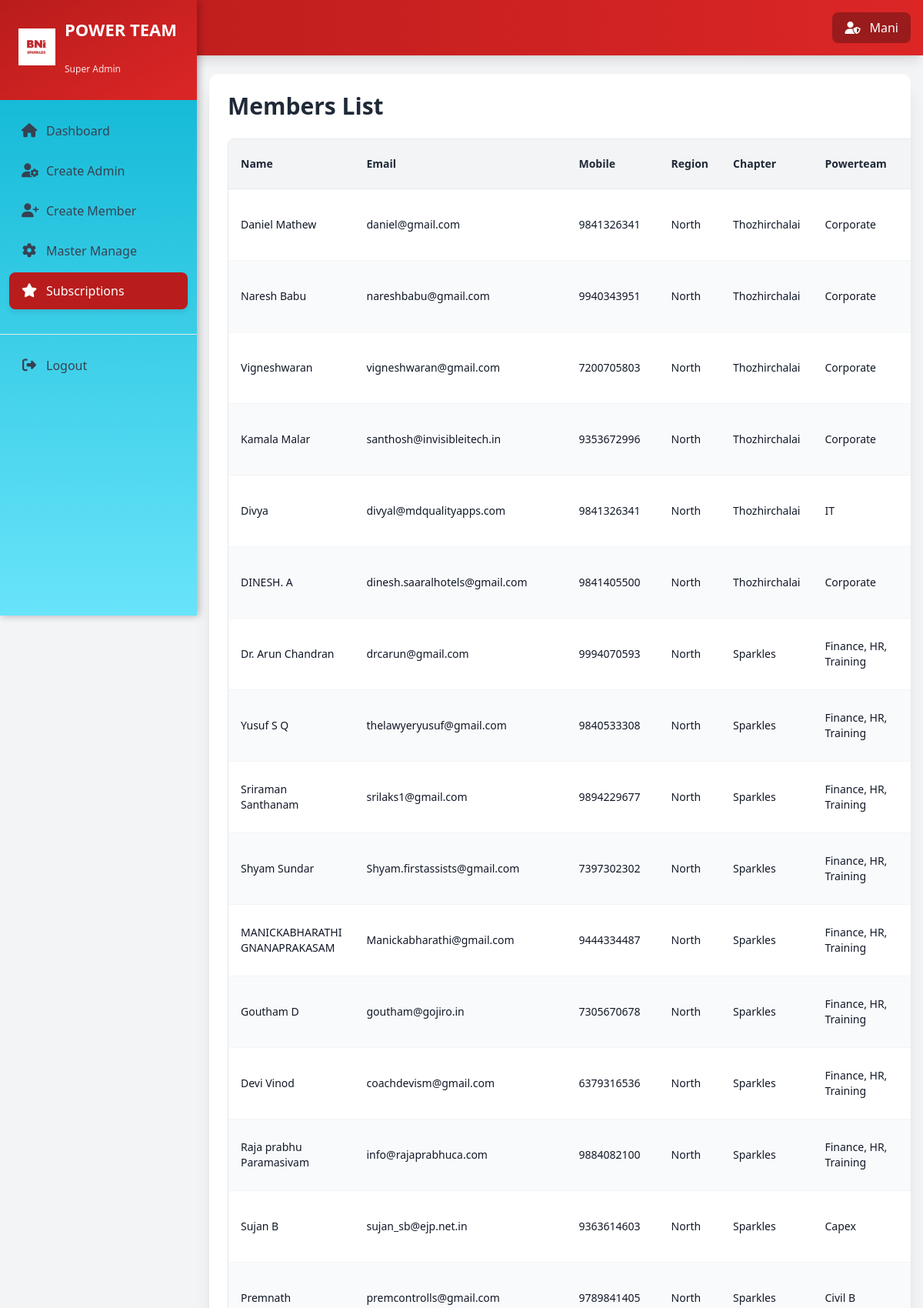
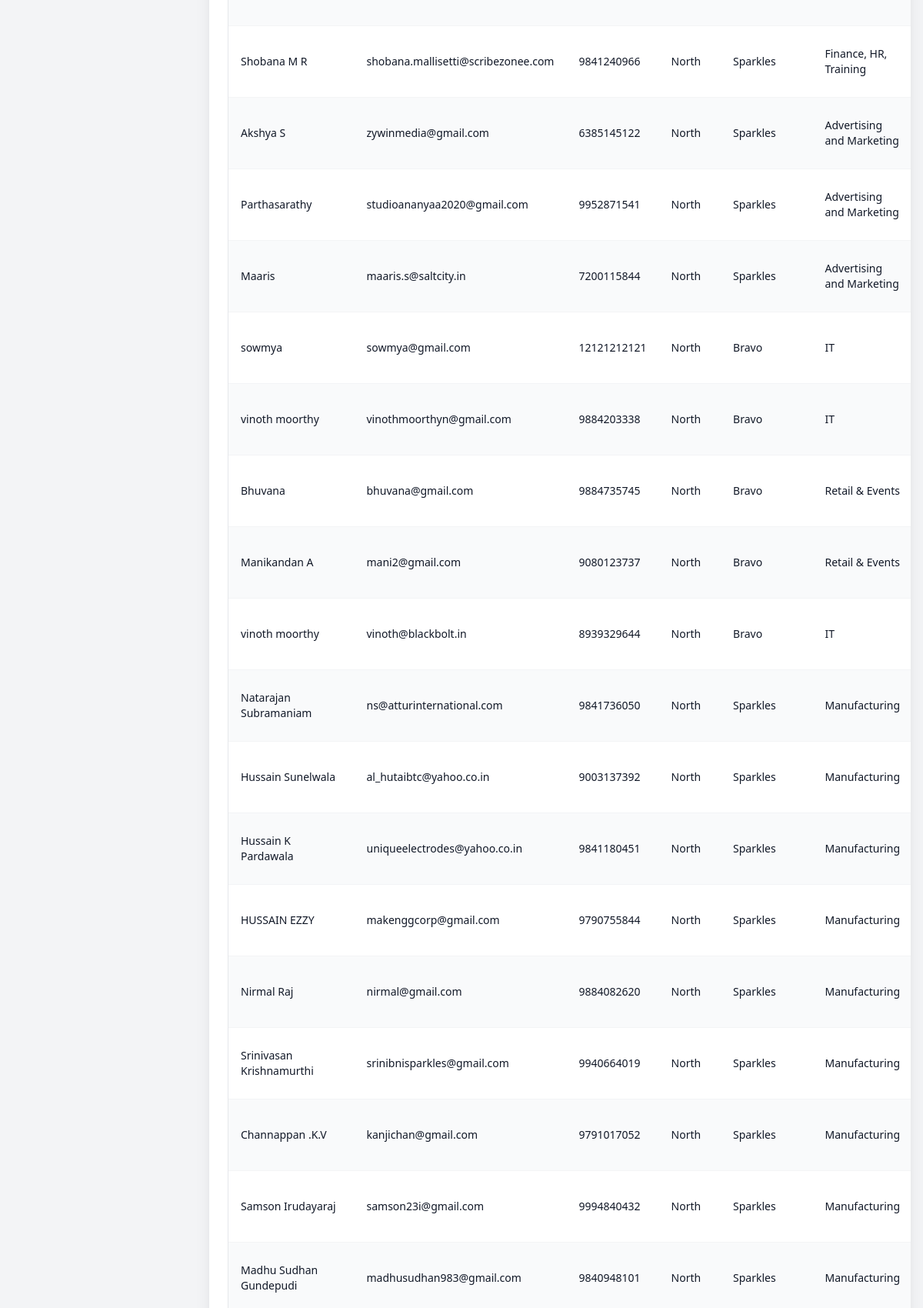
Screenshot of /super_admin/subscriptions.php (signed in, upper part) with the database file from the repository (2 pictures, top to bottom).
### tables this page shows
CREATE TABLE `members` (
  `id` int(11) NOT NULL,
  `name` varchar(100) NOT NULL,
  `region` varchar(100) DEFAULT NULL,
  `powerteam` varchar(100) DEFAULT NULL,
  `category` varchar(100) DEFAULT NULL,
  `email` varchar(100) DEFAULT NULL,
  `mobile` varchar(20) DEFAULT NULL,
  `chapter` varchar(100) DEFAULT NULL,
  `chapter_access` tinyint(1) NOT NULL DEFAULT 0,
  `password` varchar(255) NOT NULL,
  `status` int(11) NOT NULL DEFAULT 1,
  `sub_date` date NOT NULL DEFAULT current_timestamp()
);

CREATE TABLE `region` (
  `id` int(20) NOT NULL,
  `rvalue` varchar(20) NOT NULL
);

CREATE TABLE `chapters` (
  `id` int(20) NOT NULL,
  `svalue` varchar(20) NOT NULL,
  `image` varchar(255) DEFAULT NULL,
  `sub_date` date NOT NULL DEFAULT current_timestamp()
);

CREATE TABLE `powerteam` (
  `id` int(30) NOT NULL,
  `pvalue` varchar(30) NOT NULL
);

### super_admin/subscriptions.php (the view, shortened to what this page needs)
<?php
include '../config.php';
$stmt = $conn->prepare("
    SELECT
        m.*,
        r.rvalue AS region_name,
        c.svalue AS chapter_name,
        p.pvalue AS powerteam_name
    FROM members m
    LEFT JOIN region r ON m.region = r.id
    LEFT JOIN chapters c ON m.chapter = c.id
    LEFT JOIN powerteam p ON m.powerteam = p.id
    WHERE m.status = 1
    ORDER BY m.id DESC
");
$stmt->execute();
$members = $stmt->fetchAll(PDO::FETCH_ASSOC);
?>
<!DOCTYPE html>
<html lang="en">
<head>
    <link href="https://cdn.jsdelivr.net/npm/tailwindcss@2.2.19/dist/tailwind.min.css" rel="stylesheet">
</head>
<body class="bg-gray-100 text-gray-900">
    <?php include './partials/header.php'; ?>
<main class="max-w-7xl mx-auto py-8 px-4">
    <div class="bg-white shadow-xl rounded-xl p-6 overflow-x-auto">
        <h2 class="text-3xl font-bold text-gray-800 mb-6">Members List</h2>
        <div class="min-w-full inline-block align-middle">
            <div class="overflow-x-auto rounded-lg border border-gray-200">
                <table class="min-w-full divide-y divide-gray-200 text-sm text-left">
                    <thead class="bg-gray-100 text-gray-800">
                        <tr>
                            <th class="px-4 py-3 font-semibold">Name</th>
                            <th class="px-4 py-3 font-semibold">Email</th>
                            <th class="px-4 py-3 font-semibold">Mobile</th>
                            <th class="px-4 py-3 font-semibold">Region</th>
                            <th class="px-4 py-3 font-semibold">Chapter</th>
                            <th class="px-4 py-3 font-semibold">Powerteam</th>
                        </tr>
                    </thead>
                    <tbody class="divide-y divide-gray-100">
                        <?php foreach ($members as $index => $row): ?>
                            <tr class="<?= $index % 2 === 0 ? 'bg-white' : 'bg-gray-50' ?> hover:bg-green-50 transition">
                                <td class="px-4 py-3"><?= htmlspecialchars($row['name']); ?></td>
                                <td class="px-4 py-3"><?= htmlspecialchars($row['email']); ?></td>
                                <td class="px-4 py-3"><?= htmlspecialchars($row['mobile']); ?></td>
                                <td class="px-4 py-3"><?= $row['region_name'] ?? '-'; ?></td>
                                <td class="px-4 py-3"><?= $row['chapter_name'] ?? '-'; ?></td>
                                <td class="px-4 py-3"><?= $row['powerteam_name'] ?? '-'; ?></td>
                            </tr>
                        <?php endforeach; ?>
                    </tbody>
                </table>
            </div>
        </div>
    </div>
</main>
</body>
</html>

### super_admin/css/sidebar.css (style rules this page uses)
body { margin: 0; font-family: "Segoe UI", Tahoma, Geneva, Verdana, sans-serif; background: #f8f9fa; color: #333; overflow-x: hidden; }
main { padding: 25px; transition: margin-left 0.3s ease; }

### rows the page displays
members: name "Daniel Mathew", email "daniel@gmail.com", mobile "9841326341", region.rvalue "North", chapters.svalue "Thozhirchalai", powerteam.pvalue "Corporate"
members: name "Naresh Babu", email "nareshbabu@gmail.com", mobile "9940343951", region.rvalue "North", chapters.svalue "Thozhirchalai", powerteam.pvalue "Corporate"
members: name "Vigneshwaran", email "vigneshwaran@gmail.com", mobile "7200705803", region.rvalue "North", chapters.svalue "Thozhirchalai", powerteam.pvalue "Corporate"
members: name "Kamala Malar", email "santhosh@invisibleitech.in", mobile "9353672996", region.rvalue "North", chapters.svalue "Thozhirchalai", powerteam.pvalue "Corporate"
members: name "Divya", email "divyal@mdqualityapps.com", mobile "9841326341", region.rvalue "North", chapters.svalue "Thozhirchalai", powerteam.pvalue "IT"
members: name "DINESH. A", email "dinesh.saaralhotels@gmail.com", mobile "9841405500", region.rvalue "North", chapters.svalue "Thozhirchalai", powerteam.pvalue "Corporate"
members: name "Dr. Arun Chandran", email "drcarun@gmail.com", mobile "9994070593", region.rvalue "North", chapters.svalue "Sparkles", powerteam.pvalue "Finance, HR, Training"
members: name "Yusuf S Q", email "thelawyeryusuf@gmail.com", mobile "9840533308", region.rvalue "North", chapters.svalue "Sparkles", powerteam.pvalue "Finance, HR, Training"
members: name "Sriraman Santhanam", email "srilaks1@gmail.com", mobile "9894229677", region.rvalue "North", chapters.svalue "Sparkles", powerteam.pvalue "Finance, HR, Training"
members: name "Shyam Sundar", email "Shyam.firstassists@gmail.com", mobile "7397302302", region.rvalue "North", chapters.svalue "Sparkles", powerteam.pvalue "Finance, HR, Training"
members: name "MANICKABHARATHI GNANAPRAKASAM", email "Manickabharathi@gmail.com", mobile "9444334487", region.rvalue "North", chapters.svalue "Sparkles", powerteam.pvalue "Finance, HR, Training"
members: name "Goutham D", email "goutham@gojiro.in", mobile "7305670678", region.rvalue "North", chapters.svalue "Sparkles", powerteam.pvalue "Finance, HR, Training"
members: name "Devi Vinod", email "coachdevism@gmail.com", mobile "6379316536", region.rvalue "North", chapters.svalue "Sparkles", powerteam.pvalue "Finance, HR, Training"
members: name "Raja prabhu Paramasivam", email "info@rajaprabhuca.com", mobile "9884082100", region.rvalue "North", chapters.svalue "Sparkles", powerteam.pvalue "Finance, HR, Training"
members: name "Sujan B", email "sujan_sb@ejp.net.in", mobile "9363614603", region.rvalue "North", chapters.svalue "Sparkles", powerteam.pvalue "Capex"
members: name "Premnath", email "premcontrolls@gmail.com", mobile "9789841405", region.rvalue "North", chapters.svalue "Sparkles", powerteam.pvalue "Civil B"
members: name "Shobana M R", email "shobana.mallisetti@scribezonee.com", mobile "9841240966", region.rvalue "North", chapters.svalue "Sparkles", powerteam.pvalue "Finance, HR, Training"
members: name "Akshya S", email "zywinmedia@gmail.com", mobile "6385145122", region.rvalue "North", chapters.svalue "Sparkles", powerteam.pvalue "Advertising and Marketing"
members: name "Parthasarathy", email "studioananyaa2020@gmail.com", mobile "9952871541", region.rvalue "North", chapters.svalue "Sparkles", powerteam.pvalue "Advertising and Marketing"
members: name "Maaris", email "maaris.s@saltcity.in", mobile "7200115844", region.rvalue "North", chapters.svalue "Sparkles", powerteam.pvalue "Advertising and Marketing"
members: name "sowmya", email "sowmya@gmail.com", mobile "12121212121", region.rvalue "North", chapters.svalue "Bravo", powerteam.pvalue "IT"
members: name "vinoth moorthy", email "vinothmoorthyn@gmail.com", mobile "9884203338", region.rvalue "North", chapters.svalue "Bravo", powerteam.pvalue "IT"
members: name "Bhuvana", email "bhuvana@gmail.com", mobile "9884735745", region.rvalue "North", chapters.svalue "Bravo", powerteam.pvalue "Retail & Events"
members: name "Manikandan A", email "mani2@gmail.com", mobile "9080123737", region.rvalue "North", chapters.svalue "Bravo", powerteam.pvalue "Retail & Events"
members: name "vinoth moorthy", email "vinoth@blackbolt.in", mobile "8939329644", region.rvalue "North", chapters.svalue "Bravo", powerteam.pvalue "IT"
members: name "Natarajan Subramaniam", email "ns@atturinternational.com", mobile "9841736050", region.rvalue "North", chapters.svalue "Sparkles", powerteam.pvalue "Manufacturing"
members: name "Hussain Sunelwala", email "al_hutaibtc@yahoo.co.in", mobile "9003137392", region.rvalue "North", chapters.svalue "Sparkles", powerteam.pvalue "Manufacturing"
members: name "Hussain K Pardawala", email "uniqueelectrodes@yahoo.co.in", mobile "9841180451", region.rvalue "North", chapters.svalue "Sparkles", powerteam.pvalue "Manufacturing"
members: name "HUSSAIN EZZY", email "makenggcorp@gmail.com", mobile "9790755844", region.rvalue "North", chapters.svalue "Sparkles", powerteam.pvalue "Manufacturing"
members: name "Nirmal Raj", email "nirmal@gmail.com", mobile "9884082620", region.rvalue "North", chapters.svalue "Sparkles", powerteam.pvalue "Manufacturing"
members: name "Srinivasan Krishnamurthi", email "srinibnisparkles@gmail.com", mobile "9940664019", region.rvalue "North", chapters.svalue "Sparkles", powerteam.pvalue "Manufacturing"
members: name "Channappan .K.V", email "kanjichan@gmail.com", mobile "9791017052", region.rvalue "North", chapters.svalue "Sparkles", powerteam.pvalue "Manufacturing"
members: name "Samson Irudayaraj", email "samson23i@gmail.com", mobile "9994840432", region.rvalue "North", chapters.svalue "Sparkles", powerteam.pvalue "Manufacturing"
members: name "Madhu Sudhan Gundepudi", email "madhusudhan983@gmail.com", mobile "9840948101", region.rvalue "North", chapters.svalue "Sparkles", powerteam.pvalue "Manufacturing"

### other values shown
$_SESSION['username'] "Mani"
